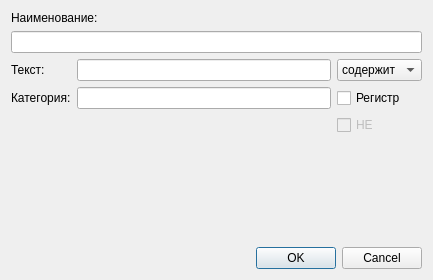
<?xml version="1.0" encoding="UTF-8"?>
<ui version="4.0">
 <class>DialogAddFilter</class>
 <widget class="QDialog" name="DialogAddFilter">
  <property name="geometry">
   <rect>
    <x>0</x>
    <y>0</y>
    <width>433</width>
    <height>280</height>
   </rect>
  </property>
  <property name="windowTitle">
   <string>Dialog</string>
  </property>
  <layout class="QGridLayout" name="gridLayout_2">
   <item row="0" column="0">
    <layout class="QGridLayout" name="gridLayout">
     <item row="1" column="0" colspan="3">
      <widget class="QLineEdit" name="edText">
       <property name="readOnly">
        <bool>true</bool>
       </property>
      </widget>
     </item>
     <item row="5" column="2">
      <spacer name="verticalSpacer">
       <property name="orientation">
        <enum>Qt::Vertical</enum>
       </property>
       <property name="sizeHint" stdset="0">
        <size>
         <width>20</width>
         <height>40</height>
        </size>
       </property>
      </spacer>
     </item>
     <item row="2" column="1">
      <widget class="QLineEdit" name="edFilter"/>
     </item>
     <item row="2" column="2">
      <widget class="QComboBox" name="cbMode">
       <property name="enabled">
        <bool>true</bool>
       </property>
       <item>
        <property name="text">
         <string>содержит</string>
        </property>
       </item>
       <item>
        <property name="text">
         <string>равно</string>
        </property>
       </item>
      </widget>
     </item>
     <item row="2" column="0">
      <widget class="QLabel" name="label_2">
       <property name="text">
        <string>Текст:</string>
       </property>
      </widget>
     </item>
     <item row="0" column="0" colspan="3">
      <widget class="QLabel" name="label">
       <property name="text">
        <string>Наименование:</string>
       </property>
      </widget>
     </item>
     <item row="3" column="1">
      <widget class="QLineEdit" name="edCategory"/>
     </item>
     <item row="3" column="0">
      <widget class="QLabel" name="label_3">
       <property name="text">
        <string>Категория:</string>
       </property>
      </widget>
     </item>
     <item row="4" column="2">
      <widget class="QCheckBox" name="cbNot">
       <property name="enabled">
        <bool>false</bool>
       </property>
       <property name="text">
        <string>НЕ</string>
       </property>
      </widget>
     </item>
     <item row="3" column="2">
      <widget class="QCheckBox" name="cbRegister">
       <property name="text">
        <string>Регистр</string>
       </property>
      </widget>
     </item>
    </layout>
   </item>
   <item row="1" column="0">
    <widget class="QDialogButtonBox" name="buttonBox">
     <property name="orientation">
      <enum>Qt::Horizontal</enum>
     </property>
     <property name="standardButtons">
      <set>QDialogButtonBox::Cancel|QDialogButtonBox::Ok</set>
     </property>
    </widget>
   </item>
  </layout>
 </widget>
 <resources/>
 <connections>
  <connection>
   <sender>buttonBox</sender>
   <signal>accepted()</signal>
   <receiver>DialogAddFilter</receiver>
   <slot>accept()</slot>
   <hints>
    <hint type="sourcelabel">
     <x>248</x>
     <y>254</y>
    </hint>
    <hint type="destinationlabel">
     <x>157</x>
     <y>274</y>
    </hint>
   </hints>
  </connection>
  <connection>
   <sender>buttonBox</sender>
   <signal>rejected()</signal>
   <receiver>DialogAddFilter</receiver>
   <slot>reject()</slot>
   <hints>
    <hint type="sourcelabel">
     <x>316</x>
     <y>260</y>
    </hint>
    <hint type="destinationlabel">
     <x>286</x>
     <y>274</y>
    </hint>
   </hints>
  </connection>
 </connections>
</ui>
